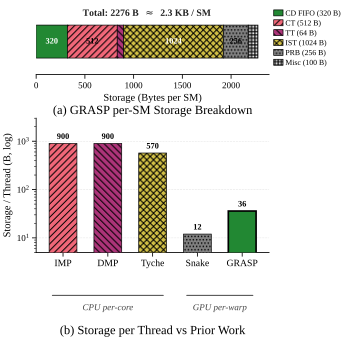

Here is the Python script that generated this plot:
#!/usr/bin/env python3
"""
Round 4 §5.5 Layout B: Hardware storage visualization (single column).

Two-panel single-column figure (3.5" wide):
  (a) GRASP per-SM storage breakdown — horizontal stacked bar (6 components)
  (b) Storage per-thread comparison vs SOTA prefetchers — vertical bar chart
      with GRASP highlighted in palette[0] green.

Round 4 conventions:
  - PALETTE_TOL_BRIGHT (greens/reds/purples) — same family as r4 §5.2/5.3
  - HATCHES_DENSE for B&W readability
  - GRASP = palette[0] green, no hatch (solid) — stands out from baselines
  - Subplot labels (a)/(b) BELOW the axis via subplot_label()
  - parents[5] path depth (round4/ is 5 levels deep from repo root)

============================================================================
Data source & assumptions
============================================================================

Numbers below match proto_r4_55_A.tex exactly. They trace to:
  ima_plan/07_paper_outline/paper_structure.md  §3.7 Table 2 (lines 402-416)
  ima_plan/07_paper_outline/paper_structure.md  §5.6 Table 4 (lines 565-579)

GRASP per-SM storage breakdown (SM80_A100 config):
  CD FIFO   20 entries × 16 B =  320 B  — register dependency tracking
  CT        32 entries × 16 B =  512 B  — indexed IMA chain storage
  TT         8 entries ×  8 B =   64 B  — data PC + offset
  IST       64 entries × 16 B = 1024 B  — per-PC iteration stride
  PRB       32 entries ×  8 B =  256 B  — pending prefetch requests
  Misc                          ~100 B  — throttle ctrl + counters
  --------------------------------------------------------------------
  TOTAL                         ~2276 B ≈ 2.3 KB / SM ≈ 36 B / warp

Comparison baselines (per-thread effective):
  IMP    [MICRO'15]  900  B / core    (CPU, dedicated)
  DMP    [HPCA'24]   900  B / core    (CPU, dedicated)
  Tyche  [TACO'24]   570  B / core    (CPU, dedicated)
  Snake  [MICRO'23]   12  B / warp    (GPU, ≈ 800 B / SM)
  GRASP  (this work)  36  B / warp    (GPU, 2276 B / SM, this paper)

Note: CPU "per-core" and GPU "per-warp" use different normalisations. Numbers
are reproduced from prior-work papers and from paper_structure.md's tables —
update both files in lock-step if values change.
============================================================================
"""
from __future__ import annotations
import sys
from pathlib import Path

import numpy as np

# round4/ is 5 levels deep from repo root
_REPO = Path(__file__).resolve().parents[5]
sys.path.insert(0, str(_REPO / "ima_plan/07_paper_outline/plot_style"))
from plot_util import (  # noqa: E402
    apply_style, save_fig,
    PALETTE_TOL_BRIGHT, HATCHES_DENSE, subplot_label,
)

apply_style()
import matplotlib.pyplot as plt  # noqa: E402
from matplotlib.patches import Patch  # noqa: E402


# ── Data ─────────────────────────────────────────────────────────────────────
# (a) GRASP per-SM breakdown (bytes, ordered for stacked-bar readability)
GRASP_COMPONENTS = [
    ("CD FIFO",  320),
    ("CT",       512),
    ("TT",        64),
    ("IST",     1024),
    ("PRB",      256),
    ("Misc",     100),
]
GRASP_TOTAL_B = sum(b for _, b in GRASP_COMPONENTS)  # 2276 B
assert GRASP_TOTAL_B == 2276, f"sanity: total={GRASP_TOTAL_B}"

# (b) Per-thread comparison: "thread" means a CPU core for IMP/DMP/Tyche
# and a GPU warp for Snake/GRASP. Numbers in BYTES.
BASELINES = [
    ("IMP",      900,  False),  # MICRO'15 — CPU per-core
    ("DMP",      900,  False),  # HPCA'24  — CPU per-core
    ("Tyche",    570,  False),  # TACO'24  — CPU per-core
    ("Snake",     12,  False),  # MICRO'23 — GPU per-warp
    ("GRASP",     36,  True),   # ours     — GPU per-warp
]


# ── Figure ───────────────────────────────────────────────────────────────────
# Single-column, two-panel stack. Panel (a) is a horizontal stacked bar with
# the legend on the right side. Panel (b) is a compact vertical bar chart
# with bracket annotations under the x labels.
fig, axes = plt.subplots(
    nrows=2, ncols=1,
    figsize=(3.5, 3.3),
    constrained_layout=True,
    gridspec_kw={"height_ratios": [1.0, 1.85]},
)
ax_a, ax_b = axes
fig.set_constrained_layout_pads(h_pad=0.05, hspace=0.05)


# ── Panel (a): GRASP storage breakdown — horizontal stacked bar ─────────────
# We map each component to a different palette color + hatch so the bar
# segments remain distinguishable in B&W printing.
COMPONENT_STYLE = [
    # (color,                          hatch)
    (PALETTE_TOL_BRIGHT[0], HATCHES_DENSE[0]),  # CD FIFO  — green solid
    (PALETTE_TOL_BRIGHT[1], HATCHES_DENSE[1]),  # CT       — red /
    (PALETTE_TOL_BRIGHT[2], HATCHES_DENSE[2]),  # TT       — purple \
    (PALETTE_TOL_BRIGHT[3], HATCHES_DENSE[3]),  # IST      — yellow x
    (PALETTE_TOL_BRIGHT[4], HATCHES_DENSE[4]),  # PRB      — gray .
    ("#BFBFBF",             HATCHES_DENSE[5]),  # Misc     — light gray +
]

cum = 0.0
y_bar = 0.5  # single horizontal bar centered
bar_h = 0.50
for (name, val), (color, hatch) in zip(GRASP_COMPONENTS, COMPONENT_STYLE):
    ax_a.barh(
        y_bar, val, left=cum, height=bar_h,
        color=color, hatch=hatch,
        edgecolor="black", linewidth=0.5,
        label=f"{name} ({val} B)",
    )
    # In-bar size annotation if segment wide enough; otherwise skip to keep
    # the figure clean (the legend already lists all numbers).
    if val >= 240:
        ax_a.text(
            cum + val / 2, y_bar,
            f"{val}",
            ha="center", va="center",
            fontsize=6, color="white" if name in ("CD FIFO", "IST") else "black",
            fontweight="bold",
        )
    cum += val

# Total annotation ABOVE the bar (centered).
ax_a.annotate(
    f"Total: {GRASP_TOTAL_B} B  $\\approx$  2.3 KB / SM",
    xy=(GRASP_TOTAL_B / 2, y_bar + bar_h / 2),
    xytext=(0, 5), textcoords="offset points",
    ha="center", va="bottom",
    fontsize=7, fontweight="bold", color="#222222",
)

ax_a.set_xlim(0, GRASP_TOTAL_B * 1.05)
ax_a.set_ylim(0.0, 1.10)
ax_a.set_yticks([])
ax_a.set_xlabel("Storage (Bytes per SM)", fontsize=7.5, labelpad=2)
ax_a.tick_params(axis="x", labelsize=6.5)
# Hide left/right/top spines so the bar visually floats
for side in ("left", "right", "top"):
    ax_a.spines[side].set_visible(False)

# Legend OUTSIDE-RIGHT of panel (a) so it doesn't compete with the
# subplot label below the axis. Use a 1-column compact legend.
leg = ax_a.legend(
    loc="center left", bbox_to_anchor=(1.01, 0.5),
    ncol=1, fontsize=5.6, frameon=False,
    handlelength=1.2, handleheight=0.8,
    handletextpad=0.3, labelspacing=0.30,
    borderaxespad=0,
)
# Subplot label below x-axis (paper convention).
# y in axes-fraction; -0.55 sits just below the x-axis label.
subplot_label(ax_a, "(a) GRASP per-SM Storage Breakdown", y=-0.62)


# ── Panel (b): Per-thread comparison ────────────────────────────────────────
# Vertical bars on a log scale (CPU schemes are 25x larger than GPU per-warp).
labels = [name for name, _, _ in BASELINES]
values = np.array([v for _, v, _ in BASELINES], dtype=float)
is_ours = np.array([flag for _, _, flag in BASELINES])

# Color/hatch: GRASP gets palette[0] green solid, others use palette[1..4]
colors = [
    PALETTE_TOL_BRIGHT[1],  # IMP   — red
    PALETTE_TOL_BRIGHT[2],  # DMP   — purple
    PALETTE_TOL_BRIGHT[3],  # Tyche — yellow
    PALETTE_TOL_BRIGHT[4],  # Snake — gray
    PALETTE_TOL_BRIGHT[0],  # GRASP — green
]
hatches = [
    HATCHES_DENSE[1],
    HATCHES_DENSE[2],
    HATCHES_DENSE[3],
    HATCHES_DENSE[4],
    HATCHES_DENSE[0],  # solid for GRASP
]

x = np.arange(len(labels))
bars = ax_b.bar(
    x, values, width=0.62,
    color=colors, hatch=hatches,
    edgecolor="black", linewidth=0.5,
    zorder=3,
)

# Highlight GRASP with a thicker outline
for bar, flag in zip(bars, is_ours):
    if flag:
        bar.set_linewidth(1.2)
        bar.set_edgecolor("black")

# Log scale because 12 B vs 900 B differs by ~75x
ax_b.set_yscale("log")
ax_b.set_ylim(5, 3000)
ax_b.set_ylabel("Storage / Thread (B, log)", fontsize=7.5)
ax_b.tick_params(axis="y", labelsize=6.5)

# Bar value annotations
for bar, v in zip(bars, values):
    cx = bar.get_x() + bar.get_width() / 2
    ax_b.annotate(
        f"{int(v)}",
        xy=(cx, v),
        xytext=(0, 2), textcoords="offset points",
        ha="center", va="bottom",
        fontsize=6.0, fontweight="bold",
    )

# Group annotations: bracket "CPU per-core" and "GPU per-warp" under the
# x labels so the reader knows the units differ across baselines.
ax_b.set_xticks(x)
ax_b.set_xticklabels(labels, fontsize=7)
ax_b.set_xlim(-0.6, len(labels) - 0.4)

# CPU bracket spans IMP, DMP, Tyche (indices 0..2)
# GPU bracket spans Snake, GRASP (indices 3..4)
# Bracket sits below the x tick labels (negative axes fraction)
def _bracket(ax, x0, x1, label, y_axfrac=-0.32, color="#444444"):
    ax.annotate(
        "", xy=(x0, y_axfrac), xytext=(x1, y_axfrac),
        xycoords=("data", "axes fraction"),
        textcoords=("data", "axes fraction"),
        arrowprops=dict(arrowstyle="-", color=color, lw=0.7),
        annotation_clip=False,
    )
    ax.annotate(
        label,
        xy=((x0 + x1) / 2, y_axfrac - 0.06),
        xycoords=("data", "axes fraction"),
        ha="center", va="top",
        fontsize=6.5, color=color, fontstyle="italic",
        annotation_clip=False,
    )


_bracket(ax_b, -0.30, 2.30, "CPU per-core")
_bracket(ax_b,  2.70, 4.30, "GPU per-warp")

subplot_label(ax_b, "(b) Storage per Thread vs Prior Work", y=-0.65)


# ── Save & Close ────────────────────────────────────────────────────────────
out_dir = Path(__file__).resolve().parent
save_fig(fig, "proto_r4_55_B", out_dir)
plt.close(fig)


# ── Console summary ─────────────────────────────────────────────────────────
print("=== Round 4 §5.5 Layout B — Hardware Cost Visualization ===")
print()
print("(a) GRASP per-SM breakdown:")
for name, val in GRASP_COMPONENTS:
    pct = 100.0 * val / GRASP_TOTAL_B
    print(f"  {name:8s}  {val:5d} B  ({pct:5.1f} %)")
print(f"  {'TOTAL':8s}  {GRASP_TOTAL_B:5d} B  (100.0 %)  "
      f"≈ {GRASP_TOTAL_B/1024:.2f} KB / SM")
print()
print("(b) Per-thread comparison (B):")
for name, val, flag in BASELINES:
    marker = "  *" if flag else "   "
    print(f"  {name:6s} {val:5d} B {marker}")
print()
print(f"GRASP / IMP    : {36 / 900:.3f}x   (GRASP uses {(1 - 36/900)*100:.0f}% less per thread)")
print(f"GRASP / Snake  : {36 / 12:.2f}x    (GRASP uses {(36/12 - 1)*100:.0f}% more per thread)")
print(f"\nSaved to {out_dir}/proto_r4_55_B.{{pdf,svg}}")
